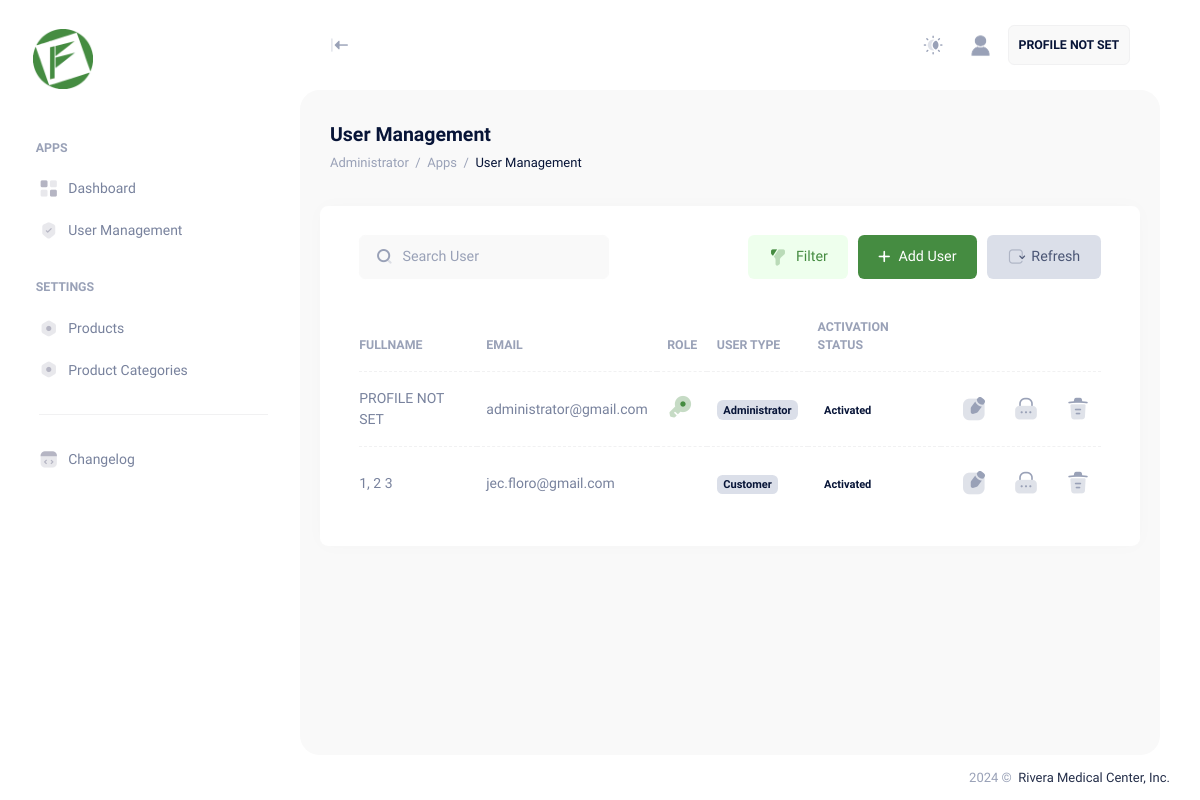
The app's page /user/administrator/usermanagement.php (signed in), older data.
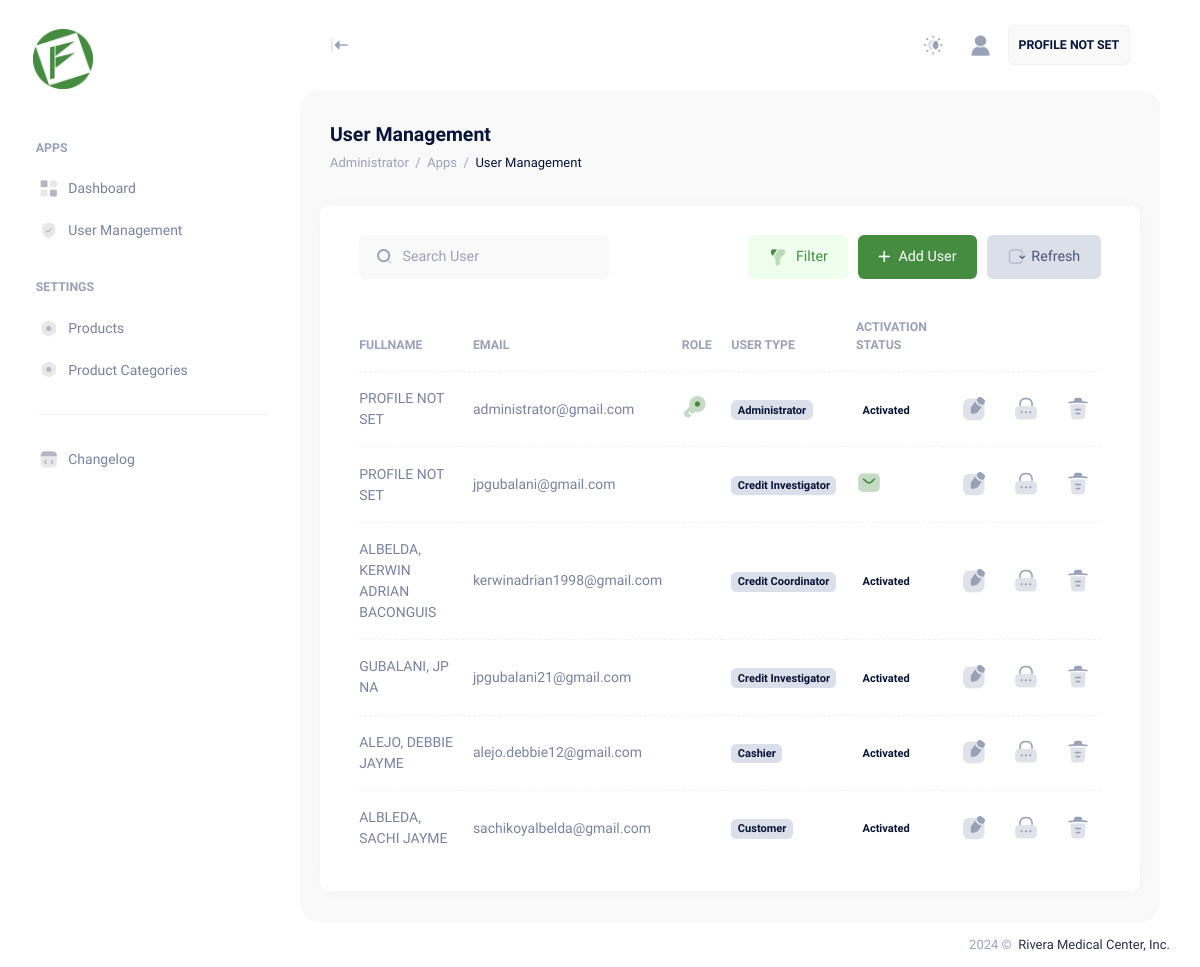
The same page, newer data.
### tables this page shows
CREATE TABLE IF NOT EXISTS `appsysusers` (
  `PK_appsysUsers` int NOT NULL AUTO_INCREMENT COMMENT 'AUTO GENERATED ID PER USER',
  `user_email` varchar(100) DEFAULT NULL COMMENT 'HASHED EMAIL',
  `user_password` longtext COMMENT 'HASHED PASSWORD',
  `user_empId` varchar(255) DEFAULT NULL COMMENT 'USER EMPLOYEE ID',
  `user_recoveryCode` varchar(255) DEFAULT NULL COMMENT 'HASHED RECOVERY CODE',
  `user_activationCode` varchar(255) DEFAULT NULL COMMENT 'HASHED ACTIVATION CODE',
  `user_secret` varchar(255) DEFAULT NULL,
  `isSecret` bit(1) DEFAULT NULL,
  `isActivated` bit(1) DEFAULT NULL,
  `isDisabled` bit(1) DEFAULT NULL,
  `isDeactivated` bit(1) DEFAULT NULL,
  `isAdmin` bit(1) DEFAULT NULL,
  `isCustomer` bit(1) DEFAULT NULL,
  `isBranchManager` bit(1) DEFAULT NULL,
  `isCreditInvestigator` bit(1) DEFAULT NULL,
  `isCreditCoordinator` bit(1) DEFAULT NULL,
  `isCashier` bit(1) DEFAULT NULL,
  `userLastname` longtext,
  `userFirstName` varchar(500) DEFAULT NULL,
  `userMiddleName` varchar(500) DEFAULT NULL,
  `userNickName` varchar(500) DEFAULT NULL,
  `userGender` int DEFAULT NULL,
  `userCivilStatus` varchar(500) DEFAULT NULL,
  `userNationality` varchar(500) DEFAULT NULL,
  `userAge` int DEFAULT NULL,
  `userDateofBirth` date DEFAULT NULL,
  `userPlaceofBirth` longtext,
  `userContactNumber` varchar(500) DEFAULT NULL,
  `userAddress` longtext,
  `userRegionCode` varchar(50) DEFAULT NULL,
  `userRegion` varchar(255) DEFAULT NULL,
  `userProvinceCode` varchar(50) DEFAULT NULL,
  `userProvince` varchar(255) DEFAULT NULL,
  `userCityCode` varchar(50) DEFAULT NULL,
  `userCity` varchar(255) DEFAULT NULL,
  `userBarangayCode` varchar(50) DEFAULT NULL,
  `userBarangay` varchar(255) DEFAULT NULL,
  `userFullName` varchar(500) DEFAULT NULL,
  `isProfileFilled` bit(1) DEFAULT NULL,
  `isSpouseFilled` bit(1) DEFAULT NULL,
  `isHomeOwnershipFilled` bit(1) DEFAULT NULL,
  `isEmploymentFilled` bit(1) DEFAULT NULL,
  `isPersonalPrefFilled` bit(1) DEFAULT NULL,
  `isChildrenFilled` bit(1) DEFAULT NULL,
  `isRelativesFilled` bit(1) DEFAULT NULL,
  `isNeighborFilled` bit(1) DEFAULT NULL,
  `isNew` int DEFAULT NULL,
  `isCiApproved` int DEFAULT NULL,
  `isCoordinatorApproved` int DEFAULT NULL,
  PRIMARY KEY (`PK_appsysUsers`) USING BTREE
);

### user/administrator/usermanagement.php (the view, shortened to what the rows shown need)
<?php
include '../../app/sessions/AdministratorSession.php';
try {
    $conn = new PDO("mysql:host=$fa_dbserver;dbname=$fa_dbname", $fa_dbuser, $fa_dbpassword);
    $conn->setAttribute(PDO::ATTR_ERRMODE, PDO::ERRMODE_EXCEPTION);
    $user = $conn->prepare("SELECT * FROM appsysusers");
    $user->execute();
    $cuser = $user->rowCount();
} catch (PDOException $e) {
    echo "Error: " . $e->getMessage();
}
?>
<!DOCTYPE html>
<html lang="en">
<head>
    <link href="../../assets/plugins/custom/leaflet/leaflet.bundle.css" rel="stylesheet" type="text/css" />
    <link href="../../assets/plugins/custom/datatables/datatables.bundle.css" rel="stylesheet" type="text/css" />
    <link href="../../assets/plugins/global/plugins.bundle.css" rel="stylesheet" type="text/css" />
    <link href="../../assets/css/style.bundle.css" rel="stylesheet" type="text/css" />
    <link href="../../assets/css/custom.bundle.css" rel="stylesheet" type="text/css" />
</head>
<body id="kt_body" class="header-fixed header-tablet-and-mobile-fixed toolbar-enabled aside-fixed aside-default-enabled user-select-none">
    <div class="d-flex flex-column flex-root">
        <div class="page d-flex flex-row flex-column-fluid">
            <div class="wrapper d-flex flex-column flex-row-fluid" id="kt_wrapper">
                <div class="content fs-6 d-flex flex-column flex-column-fluid" id="kt_content">
                    <div class="toolbar" id="kt_toolbar">
                        <div class=" container-fluid d-flex flex-stack flex-wrap flex-sm-nowrap">
                            <div class="d-flex flex-column align-items-start justify-content-center flex-wrap me-2">
                                <h1 class="text-dark fw-bold my-1 fs-2">
                                    User Management <small class="text-muted fs-6 fw-normal ms-1"></small>
                                </h1>
                            </div>
                        </div>
                    </div>
                    <div class="post fs-6 d-flex flex-column-fluid" id="kt_post">
                        <div class="container-fluid">
                            <div class="row g-xl-12">
                                <div class="col-xxl-12">
                                    <div class="row g-xl-12">
                                        <div class="card">
                                            <div class="card-body py-4">
                                                <table class="table align-middle table-row-dashed fs-6 gy-5" id="tb_Usermanagement">
                                                    <thead>
                                                        <tr class="text-start text-muted fw-bold fs-7 text-uppercase gs-0">
                                                            <th>Fullname</th>
                                                            <th>Email</th>
                                                            <th>Role</th>
                                                            <th>User Type</th>
                                                            <th>Activation Status</th>
                                                            <th></th>
                                                        </tr>
                                                    </thead>
                                                    <tbody class="text-gray-600 fw-semibold">
                                                        <?php if ($cuser > 0) { ?>
                                                            <?php while ($ruser = $user->fetch(PDO::FETCH_ASSOC)) { ?>
                                                                <tr>
                                                                    <td>
                                                                        <?php if ($ruser["userFullName"] != "") { ?>
                                                                            <?php echo $ruser["userFullName"]; ?>
                                                                        <?php } else { ?>
                                                                            PROFILE NOT SET
                                                                        <?php } ?>
                                                                    </td>
                                                                    <td><?php echo $ruser["user_email"]; ?></td>
                                                                    <td>
                                                                        <?php if ($ruser["isAdmin"] == 1) { ?>
                                                                            <i class="ki-duotone ki-key fs-2x text-primary">
                                                                                <span class="path1"></span>
                                                                            </i>
                                                                        <?php } ?>
                                                                    </td>
                                                                    <td>
                                                                        <?php if ($ruser["isAdmin"] == 1) { ?>
                                                                            <span class="badge bg-secondary text-dark rounded">Administrator</span>
                                                                        <?php } ?>
                                                                        <?php if ($ruser["isCustomer"] == 1) { ?>
                                                                            <span class="badge bg-secondary text-dark">Customer</span>
                                                                        <?php } ?>
                                                                        <?php if ($ruser["isCreditInvestigator"] == 1) { ?>
                                                                            <span class="badge bg-secondary text-dark">Credit Investigator</span>
                                                                        <?php } ?>
                                                                        <?php if ($ruser["isCreditCoordinator"] == 1) { ?>
                                                                            <span class="badge bg-secondary text-dark">Credit Coordinator</span>
                                                                        <?php } ?>
                                                                        <?php if ($ruser["isCashier"] == 1) { ?>
                                                                            <span class="badge bg-secondary text-dark">Cashier</span>
                                                                        <?php } ?>
                                                                    </td>
                                                                    <td>
                                                                        <?php if ($ruser["isActivated"] == 0) { ?>
                                                                            <i class="ki-duotone ki-sms fs-2x text-primary">
                                                                                <span class="path1"></span>
                                                                            </i>
                                                                        <?php } else { ?>
                                                                            <span class="badge bg-darkgreen">Activated</span>
                                                                        <?php } ?>
                                                                    </td>
                                                                    <td class="text-end datainput">
                                                                        <div class="d-flex justify-content-end gap-2">
                                                                            <div class="tableaction-hover rounded pt-2 pb-1 ps-3 pe-3" data-ii-val="<?php echo $ruser["PK_appsysUsers"]; ?>" data-ii-input-edit-action="edit">
                                                                                <i class="ki-duotone ki-notepad-edit fs-2x">
                                                                                    <span class="path1"></span>
                                                                                </i>
                                                                            </div>
                                                                            <div class="tableaction-hover rounded pt-2 pb-1 ps-3 pe-3" data-ii-val="<?php echo $ruser["PK_appsysUsers"]; ?>" data-ii-input-lock-action="lock">
                                                                                <i class="ki-duotone ki-lock-2 fs-2x">
                                                                                    <span class="path1"></span>
                                                                                </i>
                                                                            </div>
                                                                            <div class="tableaction-hover rounded pt-2 pb-1 ps-3 pe-3" data-ii-val="<?php echo $ruser["PK_appsysUsers"]; ?>" data-ii-input-delete-action="delete">
                                                                                <i class="ki-duotone ki-trash fs-2x">
                                                                                    <span class="path1"></span>
                                                                                </i>
                                                                            </div>
                                                                        </div>
                                                                    </td>
                                                                </tr>
                                                            <?php } ?>
                                                        <?php } ?>
                                                    </tbody>
                                                </table>
                                            </div>
                                        </div>
                                    </div>
                                </div>
                            </div>
                        </div>
                    </div>
                </div>
            </div>
        </div>
    </div>
</body>
</html>

Row changes from the older to the newer data that the page shows:
removed appsysusers: userFullName "1, 2 3", user_email "jec.floro@gmail.com", isCustomer "Customer", isActivated "Activated"
added appsysusers: shows "PROFILE NOT SET", user_email "jpgubalani@gmail.com", isCreditInvestigator "Credit Investigator"
added appsysusers: userFullName "ALBELDA, KERWIN ADRIAN BACONGUIS", user_email "kerwinadrian1998@gmail.com", isCreditCoordinator "Credit Coordinator", isActivated "Activated"
added appsysusers: userFullName "GUBALANI, JP NA", user_email "jpgubalani21@gmail.com", isCreditInvestigator "Credit Investigator", isActivated "Activated"
added appsysusers: userFullName "ALEJO, DEBBIE JAYME", user_email "alejo.debbie12@gmail.com", isCashier "Cashier", isActivated "Activated"
added appsysusers: userFullName "ALBLEDA, SACHI JAYME", user_email "sachikoyalbelda@gmail.com", isCustomer "Customer", isActivated "Activated"
